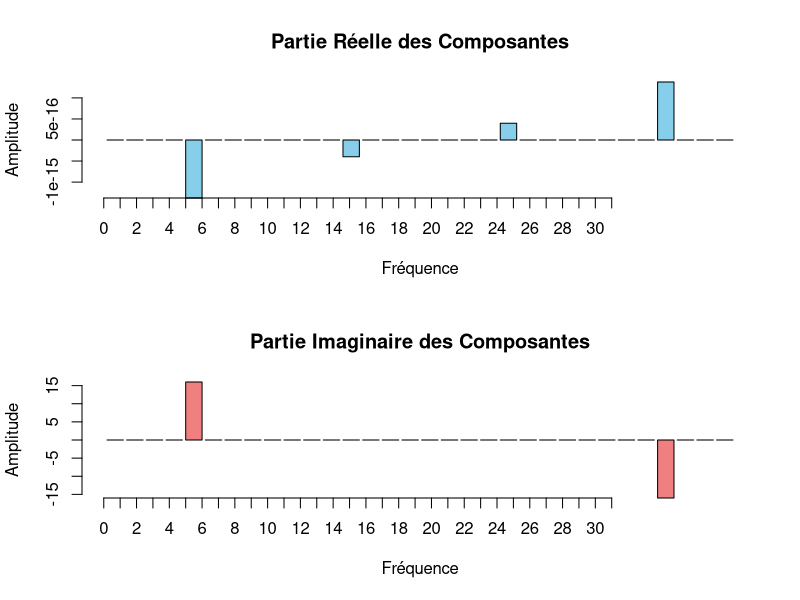

Write the R code that produced this figure.
# Algorithme FFT (Transformée de Fourier Rapide)
fft_recursive <- function(x) {
  N <- length(x)
  if (N <= 1) {
    return(x)
  }
  even <- fft_recursive(x[seq(2, N, by = 2)])
  odd <- fft_recursive(x[seq(1, N, by = 2)])
  T <- exp(-2i * pi * (0:(N/2-1)) / N)
  return(c(even + T * odd, even - T * odd))
}

# Exemple de calcul FFT avec une sinusoïde plus distincte
N <- 32  # Taille de la séquence
f <- 4  # Fréquence de la sinusoïde
x <- sin(2 * pi * f * (1:N) / N)  # Séquence de données contenant une sinusoïde


# Calculer la FFT
fft_result <- fft_recursive(round(x, digits = 10))

print(fft_result)


# Calculer la magnitude de la séquence FFT
magnitude <- Mod(fft_result)

# Afficher la magnitude
print(magnitude)

# Graphique pour la partie réelle et imaginaire des composantes
par(mfrow=c(2, 1))  # Divise la zone de tracé en deux parties

# Partie réelle (sans arrondi)
real_part <- Re(fft_result)
barplot(real_part, col = "skyblue", main = "Partie Réelle des Composantes", xlab = "Fréquence", ylab = "Amplitude")
xlabel <- seq(0, length(fft_result) - 1, by = 1)
axis(1, at = xlabel, labels = xlabel)

# Partie imaginaire
imag_part <- Im(fft_result)
barplot(imag_part, col = "lightcoral", main = "Partie Imaginaire des Composantes", xlab = "Fréquence", ylab = "Amplitude")
xlabel <- seq(0, length(fft_result) - 1, by = 1)
axis(1, at = xlabel, labels = xlabel)

# Rétablir le paramètre de disposition par défaut
par(mfrow=c(1, 1))

# Mesurer le temps d'exécution de l'algorithme FFT
x <- rnorm(2^16)  # Créer une séquence de données aléatoires de taille 2^16
system.time(fft_result <- fft_recursive(x))